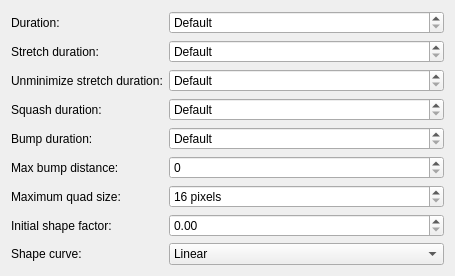
<?xml version="1.0" encoding="UTF-8"?>
<ui version="4.0">
 <class>YetAnotherMagicLampEffectKCM</class>
 <widget class="QWidget" name="YetAnotherMagicLampEffectKCM">
  <property name="geometry">
   <rect>
    <x>0</x>
    <y>0</y>
    <width>455</width>
    <height>215</height>
   </rect>
  </property>
  <layout class="QFormLayout" name="formLayout">
   <item row="0" column="0">
    <widget class="QLabel" name="label_Duration">
     <property name="text">
      <string>Duration:</string>
     </property>
    </widget>
   </item>
   <item row="0" column="1">
    <widget class="QSpinBox" name="kcfg_Duration">
     <property name="sizePolicy">
      <sizepolicy hsizetype="Expanding" vsizetype="Fixed">
       <horstretch>0</horstretch>
       <verstretch>0</verstretch>
      </sizepolicy>
     </property>
     <property name="specialValueText">
      <string>Default</string>
     </property>
     <property name="suffix">
      <string> milliseconds</string>
     </property>
     <property name="maximum">
      <number>9999</number>
     </property>
     <property name="singleStep">
      <number>5</number>
     </property>
    </widget>
   </item>
   <item row="4" column="0">
    <widget class="QLabel" name="label_BumpDuration">
     <property name="text">
      <string>Bump duration:</string>
     </property>
    </widget>
   </item>
   <item row="4" column="1">
    <widget class="QSpinBox" name="kcfg_BumpDuration">
     <property name="sizePolicy">
      <sizepolicy hsizetype="Expanding" vsizetype="Fixed">
       <horstretch>0</horstretch>
       <verstretch>0</verstretch>
      </sizepolicy>
     </property>
     <property name="specialValueText">
      <string>Default</string>
     </property>
     <property name="suffix">
      <string> milliseconds</string>
     </property>
     <property name="maximum">
      <number>9999</number>
     </property>
     <property name="singleStep">
      <number>5</number>
     </property>
    </widget>
   </item>
   <item row="1" column="0">
    <widget class="QLabel" name="label_StretchDuration">
     <property name="text">
      <string>Stretch duration:</string>
     </property>
    </widget>
   </item>
   <item row="1" column="1">
    <widget class="QSpinBox" name="kcfg_StretchDuration">
     <property name="sizePolicy">
      <sizepolicy hsizetype="Expanding" vsizetype="Fixed">
       <horstretch>0</horstretch>
       <verstretch>0</verstretch>
      </sizepolicy>
     </property>
     <property name="specialValueText">
      <string>Default</string>
     </property>
     <property name="suffix">
      <string> milliseconds</string>
     </property>
     <property name="maximum">
      <number>9999</number>
     </property>
     <property name="singleStep">
      <number>5</number>
     </property>
    </widget>
   </item>
   <item row="2" column="0">
    <widget class="QLabel" name="label_UnminimizeStretchDuration">
     <property name="text">
      <string>Unminimize stretch duration:</string>
     </property>
    </widget>
   </item>
   <item row="2" column="1">
    <widget class="QSpinBox" name="kcfg_UnminimizeStretchDuration">
     <property name="sizePolicy">
      <sizepolicy hsizetype="Expanding" vsizetype="Fixed">
       <horstretch>0</horstretch>
       <verstretch>0</verstretch>
      </sizepolicy>
     </property>
     <property name="specialValueText">
      <string>Default</string>
     </property>
     <property name="suffix">
      <string> milliseconds</string>
     </property>
     <property name="maximum">
      <number>9999</number>
     </property>
     <property name="singleStep">
      <number>5</number>
     </property>
    </widget>
   </item>
   <item row="3" column="0">
    <widget class="QLabel" name="label_SquashDuration">
     <property name="text">
      <string>Squash duration:</string>
     </property>
    </widget>
   </item>
   <item row="3" column="1">
    <widget class="QSpinBox" name="kcfg_SquashDuration">
     <property name="sizePolicy">
      <sizepolicy hsizetype="Expanding" vsizetype="Fixed">
       <horstretch>0</horstretch>
       <verstretch>0</verstretch>
      </sizepolicy>
     </property>
     <property name="specialValueText">
      <string>Default</string>
     </property>
     <property name="suffix">
      <string> milliseconds</string>
     </property>
     <property name="maximum">
      <number>9999</number>
     </property>
     <property name="singleStep">
      <number>5</number>
     </property>
    </widget>
   </item>
   <item row="5" column="0">
    <widget class="QLabel" name="label_MaxBumpDistance">
     <property name="text">
      <string>Max bump distance:</string>
     </property>
    </widget>
   </item>
   <item row="5" column="1">
    <widget class="QSpinBox" name="kcfg_MaxBumpDistance">
     <property name="toolTip">
      <string>Additional animation bump distance in logical pixels. Values are limited to 99 pixels.</string>
     </property>
     <property name="minimum">
      <number>0</number>
     </property>
     <property name="maximum">
      <number>99</number>
     </property>
     <property name="sizePolicy">
      <sizepolicy hsizetype="Expanding" vsizetype="Fixed">
       <horstretch>0</horstretch>
       <verstretch>0</verstretch>
      </sizepolicy>
     </property>
    </widget>
   </item>
   <item row="6" column="0">
    <widget class="QLabel" name="label_GridResolution">
     <property name="text">
      <string>Maximum quad size:</string>
     </property>
    </widget>
   </item>
   <item row="6" column="1">
    <widget class="QSpinBox" name="kcfg_GridResolution">
     <property name="toolTip">
      <string>Maximum size of each animation mesh cell in logical pixels. Smaller values create much more geometry and increase rendering cost. Values below 16 are clamped to 16.</string>
     </property>
     <property name="minimum">
      <number>16</number>
     </property>
     <property name="maximum">
      <number>99</number>
     </property>
     <property name="suffix">
      <string> pixels</string>
     </property>
     <property name="sizePolicy">
      <sizepolicy hsizetype="Expanding" vsizetype="Fixed">
       <horstretch>0</horstretch>
       <verstretch>0</verstretch>
      </sizepolicy>
     </property>
    </widget>
   </item>
   <item row="7" column="0">
    <widget class="QLabel" name="label_InitialShapeFactor">
     <property name="text">
      <string>Initial shape factor:</string>
     </property>
    </widget>
   </item>
   <item row="7" column="1">
    <widget class="QDoubleSpinBox" name="kcfg_InitialShapeFactor">
     <property name="sizePolicy">
      <sizepolicy hsizetype="Expanding" vsizetype="Fixed">
       <horstretch>0</horstretch>
       <verstretch>0</verstretch>
      </sizepolicy>
     </property>
     <property name="maximum">
      <double>1.000000000000000</double>
     </property>
     <property name="singleStep">
      <double>0.050000000000000</double>
     </property>
    </widget>
   </item>
   <item row="8" column="0">
    <widget class="QLabel" name="label_ShapeCurve">
     <property name="text">
      <string>Shape curve:</string>
     </property>
    </widget>
   </item>
   <item row="8" column="1">
    <widget class="QComboBox" name="kcfg_ShapeCurve">
     <property name="sizePolicy">
      <sizepolicy hsizetype="Expanding" vsizetype="Fixed">
       <horstretch>0</horstretch>
       <verstretch>0</verstretch>
      </sizepolicy>
     </property>
     <item>
      <property name="text">
       <string>Linear</string>
      </property>
     </item>
     <item>
      <property name="text">
       <string>Quad</string>
      </property>
     </item>
     <item>
      <property name="text">
       <string>Cubic</string>
      </property>
     </item>
     <item>
      <property name="text">
       <string>Quart</string>
      </property>
     </item>
     <item>
      <property name="text">
       <string>Quint</string>
      </property>
     </item>
     <item>
      <property name="text">
       <string>Sine</string>
      </property>
     </item>
     <item>
      <property name="text">
       <string>Circ</string>
      </property>
     </item>
     <item>
      <property name="text">
       <string>Bounce</string>
      </property>
     </item>
     <item>
      <property name="text">
       <string>Bezier</string>
      </property>
     </item>
    </widget>
   </item>
  </layout>
 </widget>
 <resources/>
 <connections/>
</ui>
